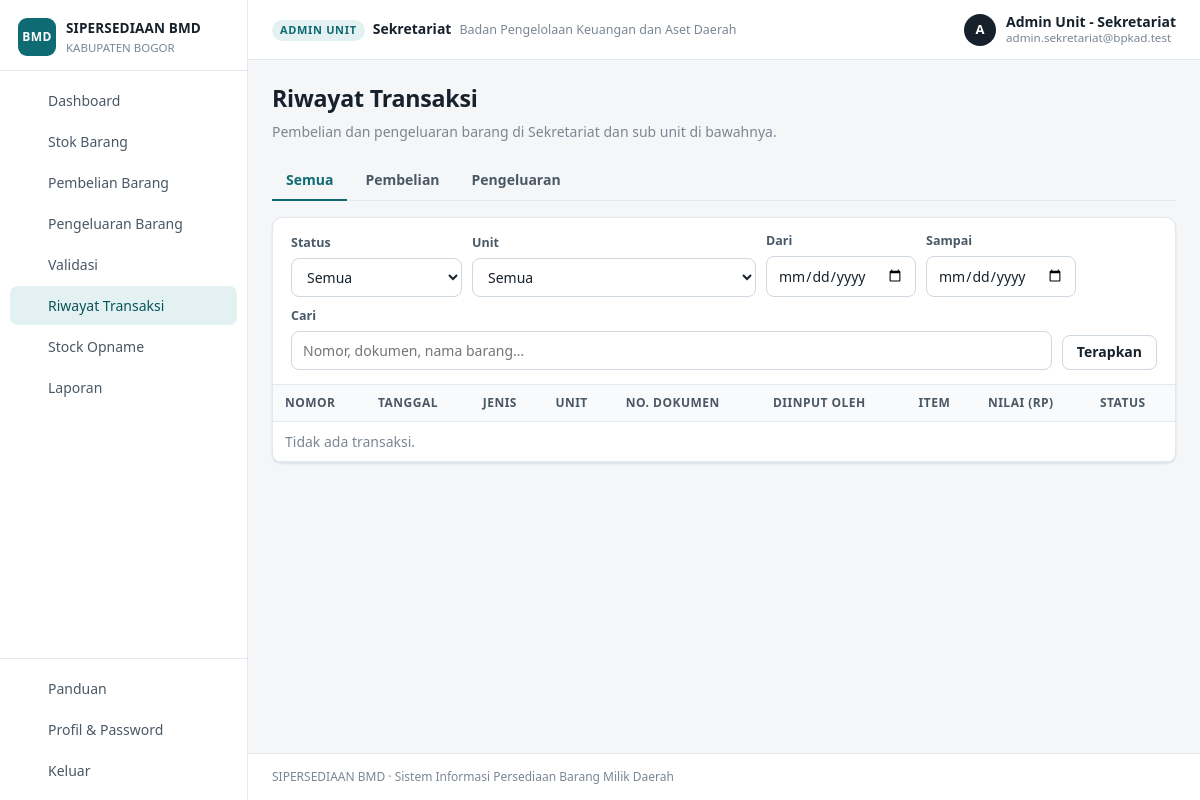
Screenshot of /index.php?page=transaksi (signed in) with the database file from the repository.
### tables this page shows
CREATE TABLE users (
  id          INT UNSIGNED NOT NULL AUTO_INCREMENT PRIMARY KEY,
  nama        VARCHAR(150) NOT NULL,
  nip         VARCHAR(30)  NULL,
  email       VARCHAR(150) NULL,
  password    VARCHAR(255) NULL,
  role        ENUM('superadmin','admin_skpd','admin','operator') NOT NULL,
  skpd_id     INT UNSIGNED NULL,
  unit_id     INT UNSIGNED NULL,
  slot        TINYINT UNSIGNED NOT NULL DEFAULT 1,
  is_active   TINYINT(1) NOT NULL DEFAULT 0,
  last_login  DATETIME NULL,
  created_at  DATETIME NOT NULL DEFAULT CURRENT_TIMESTAMP,
  updated_at  DATETIME NULL ON UPDATE CURRENT_TIMESTAMP,
  UNIQUE KEY uk_email (email),
  KEY idx_skpd (skpd_id),
  KEY idx_unit (unit_id),
  CONSTRAINT fk_user_skpd FOREIGN KEY (skpd_id) REFERENCES skpd(id)       ON DELETE CASCADE,
  CONSTRAINT fk_user_unit FOREIGN KEY (unit_id) REFERENCES unit_kerja(id) ON DELETE CASCADE
);

CREATE TABLE unit_kerja (
  id          INT UNSIGNED NOT NULL AUTO_INCREMENT PRIMARY KEY,
  skpd_id     INT UNSIGNED NOT NULL,
  parent_id   INT UNSIGNED NULL,
  level       ENUM('unit','subunit') NOT NULL,
  kode        VARCHAR(30)  NULL,
  nama        VARCHAR(200) NOT NULL,
  lokasi      VARCHAR(255) NULL,
  pic         VARCHAR(150) NULL,
  email       VARCHAR(150) NULL,
  telp        VARCHAR(50)  NULL,
  created_at  DATETIME NOT NULL DEFAULT CURRENT_TIMESTAMP,
  updated_at  DATETIME NULL ON UPDATE CURRENT_TIMESTAMP,
  KEY idx_skpd (skpd_id),
  KEY idx_parent (parent_id),
  CONSTRAINT fk_unit_skpd   FOREIGN KEY (skpd_id)   REFERENCES skpd(id)       ON DELETE CASCADE,
  CONSTRAINT fk_unit_parent FOREIGN KEY (parent_id) REFERENCES unit_kerja(id) ON DELETE CASCADE
);

### index.php (called while the page is built, shortened)
<?php
require_login();
$page = isset($_GET['page']) ? preg_replace('/[^a-z_]/', '', $_GET['page']) : 'dashboard';
require __DIR__ . '/pages/' . $page . '.php';

### core/helpers.php (called while the page is built, shortened)
<?php
function e($s)
{
    return htmlspecialchars((string)$s, ENT_QUOTES, 'UTF-8');
}
function url($page = 'dashboard', array $params = [])
{
    $params = array_merge(['page' => $page], $params);
    return 'index.php?' . http_build_query($params);
}
function input($key, $default = null)
{
    return $default;
}
function input_int($key, $default = 0)
{
    $v = input($key, null);
    return ($v === null || $v === '') ? $default : (int)$v;
}
function valid_date($d)
{
    $dt = DateTime::createFromFormat('Y-m-d', (string)$d);
    return $dt && $dt->format('Y-m-d') === $d;
}
function setting($key, $default = '')
{
    static $cache = null;
    if ($cache === null) {
        $cache = [];
        foreach (rows('SELECT kunci, nilai FROM pengaturan') as $r) $cache[$r['kunci']] = $r['nilai'];
    }
    return (isset($cache[$key]) && $cache[$key] !== '') ? $cache[$key] : $default;
}
function role_label($role, $unitLevel = null)
{
    switch ($role) {
        case 'admin': return $unitLevel === 'subunit' ? 'Admin Sub Unit' : 'Admin Unit';
    }
    return $role;
}
function paginate($total, $perPage = 25)
{
    $page = max(1, input_int('hal', 1));
    $pages = max(1, (int)ceil($total / $perPage));
    $page = min($page, $pages);
    return ['page' => $page, 'pages' => $pages, 'offset' => ($page - 1) * $perPage, 'limit' => $perPage, 'total' => $total];
}

### core/db.php (called while the page is built, shortened)
<?php
function db()
{
    static $conn = null;
    if ($conn === null) {
        try {
            $conn = new mysqli(DB_HOST, DB_USER, DB_PASS, DB_NAME, (int)DB_PORT);
            $conn->set_charset('utf8mb4');
            $conn->query("SET time_zone = '+07:00'");
        } catch (mysqli_sql_exception $e) {
            http_response_code(500);
            echo '<div style="font-family:sans-serif;max-width:640px;margin:60px auto;padding:24px;border:1px solid #f1c0c0;border-radius:8px;background:#fff7f7">'
                . '<h2 style="margin-top:0;color:#b42318">Koneksi database gagal</h2>'
                . '<p>Periksa pengaturan <code>DB_HOST</code>, <code>DB_USER</code>, <code>DB_PASS</code>, <code>DB_NAME</code> pada file <code>config.php</code> '
                . 'dan pastikan database sudah diimpor dari folder <code>database/</code>.</p>'
                . (APP_DEBUG ? '<pre style="white-space:pre-wrap">' . htmlspecialchars($e->getMessage()) . '</pre>' : '')
                . '</div>';
            exit;
        }
    }
    return $conn;
}
function q($sql, array $params = [])
{
    $stmt = db()->prepare($sql);
    if ($params) {
        $types = '';
        $vals = [];
        foreach ($params as $p) {
            if (is_int($p) || is_bool($p)) { $types .= 'i'; $vals[] = (int)$p; }
            elseif (is_float($p)) { $types .= 'd'; $vals[] = $p; }
            elseif ($p === null) { $types .= 's'; $vals[] = null; }
            else { $types .= 's'; $vals[] = (string)$p; }
        }
        $refs = [];
        foreach ($vals as $k => $v) { $refs[$k] = &$vals[$k]; }
        array_unshift($refs, $types);
        call_user_func_array([$stmt, 'bind_param'], $refs);
    }
    $stmt->execute();
    return $stmt;
}
function rows($sql, array $params = [])
{
    $stmt = q($sql, $params);
    $res = $stmt->get_result();
    $out = $res ? $res->fetch_all(MYSQLI_ASSOC) : [];
    return $out;
}
function row($sql, array $params = [])
{
    $r = rows($sql, $params);
    return $r ? $r[0] : null;
}
function val($sql, array $params = [])
{
    $r = row($sql, $params);
    return $r ? reset($r) : null;
}
function in_ph(array $arr)
{
    return implode(',', array_fill(0, max(1, count($arr)), '?'));
}

### core/auth.php (called while the page is built, shortened)
<?php
function user()
{
    static $u = false;
    if ($u !== false) return $u;
    $u = null;
    if (!empty($_SESSION['uid'])) {
        $u = row('SELECT u.*, uk.level AS unit_level, uk.nama AS unit_nama, uk.parent_id AS unit_parent_id,
                         COALESCE(s1.nama, s2.nama) AS skpd_nama, COALESCE(u.skpd_id, uk.skpd_id) AS skpd_ref
                  FROM users u
                  LEFT JOIN unit_kerja uk ON uk.id = u.unit_id
                  LEFT JOIN skpd s1 ON s1.id = u.skpd_id
                  LEFT JOIN skpd s2 ON s2.id = uk.skpd_id
                  WHERE u.id = ? AND (u.is_active = 1 OR ?)', [(int)$_SESSION['uid'], impersonator_id() ? 1 : 0]);
        if ($u) {
            $u['id'] = (int)$u['id'];
            $u['unit_id'] = $u['unit_id'] ? (int)$u['unit_id'] : null;
            $u['skpd_id'] = $u['skpd_ref'] ? (int)$u['skpd_ref'] : null;
        } else {
            unset($_SESSION['uid']);
        }
    }
    return $u;
}
function require_login()
{
    if (!user()) {
        if (is_ajax()) json_out(['ok' => false, 'msg' => 'Sesi berakhir, silakan login kembali.'], 401);
        redirect('login.php');
    }
}
function has_role(...$roles)
{
    $u = user();
    return $u && in_array($u['role'], $roles, true);
}
function unit_scope_ids($u = null)
{
    $u = $u ?: user();
    $ids = [(int)$u['unit_id']];
    if ($u['unit_level'] === 'unit') {
        foreach (rows('SELECT id FROM unit_kerja WHERE parent_id = ?', [(int)$u['unit_id']]) as $r) $ids[] = (int)$r['id'];
    }
    return $ids;
}
function unit_scope_list($u = null)
{
    $ids = unit_scope_ids($u);
    return rows('SELECT id, nama, level, parent_id FROM unit_kerja WHERE id IN (' . in_ph($ids) . ') ORDER BY level, nama', $ids);
}
function impersonator_id()
{
    return (int)($_SESSION['impersonator'] ?? 0);
}

### pages/transaksi.php (the view, shortened to what this page needs)
<?php
$u = user();
$scopeList = unit_scope_list($u);
$scopeIds = array_map('intval', array_column($scopeList, 'id'));
$jenis = in_array(input('jenis'), ['masuk', 'keluar'], true) ? input('jenis') : '';
$status = in_array(input('status'), ['menunggu', 'disetujui', 'ditolak'], true) ? input('status') : '';
$unitF = input_int('unit');
$dari = valid_date((string)input('dari', '')) ? input('dari') : '';
$sampai = valid_date((string)input('sampai', '')) ? input('sampai') : '';
$q = trim((string)input('q', ''));
$where = ["t.status<>'draft'", 't.unit_id IN (' . in_ph($scopeIds) . ')'];
$params = $scopeIds;
$w = implode(' AND ', $where);
$total = (int)val("SELECT COUNT(*) FROM transaksi t WHERE $w", $params);
$pg = paginate($total, 25);
$list = rows("SELECT t.*, uk.nama AS unit_nama, us.nama AS pembuat, us.role AS pembuat_role,
                (SELECT COUNT(*) FROM transaksi_detail WHERE transaksi_id=t.id) n,
                (SELECT COALESCE(SUM(nilai),0) FROM transaksi_detail WHERE transaksi_id=t.id) total
              FROM transaksi t JOIN unit_kerja uk ON uk.id=t.unit_id JOIN users us ON us.id=t.created_by
              WHERE $w ORDER BY t.tanggal DESC, t.id DESC LIMIT {$pg['limit']} OFFSET {$pg['offset']}", $params);
include BASE_PATH . '/views/header.php';
?>
<div class="page-head">
  <div><h1>Riwayat Transaksi</h1><p>Pembelian dan pengeluaran barang di <?= e($u['unit_nama']) ?><?= count($scopeIds) > 1 ? ' dan sub unit di bawahnya' : '' ?>.</p></div>
</div>
<div class="tabs">
  <?php foreach (['' => 'Semua', 'masuk' => 'Pembelian', 'keluar' => 'Pengeluaran'] as $k => $v): ?>
    <a class="<?= $jenis === $k ? 'active' : '' ?>" href="<?= e(url('transaksi', array_filter(['jenis' => $k, 'status' => $status]))) ?>"><?= $v ?></a>
  <?php endforeach; ?>
</div>
<div class="card">
  <div class="card-head">
    <form class="filters" method="get">
      <div class="field"><label>Status</label><select name="status"><option value="">Semua</option>
        </select></div>
      <?php if (count($scopeList) > 1): ?>
      <div class="field"><label>Unit</label><select name="unit"><option value="">Semua</option>
        <?php foreach ($scopeList as $s): ?><option value="<?= (int)$s['id'] ?>" <?= (int)$s['id'] === $unitF ? 'selected' : '' ?>><?= e($s['nama']) ?></option><?php endforeach; ?></select></div>
      <?php endif; ?>
      <div class="field" style="min-width:140px"><label>Dari</label><input type="date" name="dari" value="<?= e($dari) ?>"></div>
      <div class="field" style="min-width:140px"><label>Sampai</label><input type="date" name="sampai" value="<?= e($sampai) ?>"></div>
      <div class="field grow"><label>Cari</label><input type="search" name="q" value="<?= e($q) ?>" placeholder="Nomor, dokumen, nama barang…"></div>
      <button class="btn btn-light" type="submit">Terapkan</button>
    </form>
  </div>
  <div class="card-body tight table-wrap">
    <table class="tbl">
      <thead><tr><th>Nomor</th><th>Tanggal</th><th>Jenis</th><th>Unit</th><th>No. Dokumen</th><th>Diinput oleh</th><th class="num">Item</th><th class="num">Nilai (Rp)</th><th>Status</th></tr></thead>
      <tbody>
      <?php if (!$list): ?><tr><td colspan="9" class="empty">Tidak ada transaksi.</td></tr><?php endif; ?>
      </tbody>
    </table>
  </div>
</div>
<?php include BASE_PATH . '/views/footer.php'; ?>

### views/header.php (shortened to what this page needs)
<?php
$u = user();
$curPage = $_GET['page'] ?? 'dashboard';
function icon($n)
{
    return '<svg class="ic" viewBox="0 0 24 24" fill="none" stroke="currentColor" stroke-width="1.8" stroke-linecap="round" stroke-linejoin="round" aria-hidden="true">' . ($p[$n] ?? '') . '</svg>';
}
$menu = [];
$menu[] = ['dashboard', 'Dashboard', 'home'];
if ($u['role'] === 'superadmin') {
    $menu[] = ['skpd', 'SKPD & Akun Admin', 'building'];
    $menu[] = ['unit', 'Unit & Sub Unit', 'tree'];
    $menu[] = ['kode', 'Master Kode Barang', 'code'];
    $menu[] = ['stock_opname', 'Stock Opname', 'lock'];
    $menu[] = ['laporan', 'Laporan', 'report'];
    $menu[] = ['pengguna', 'Pengguna & Login As', 'users'];
    $menu[] = ['pengaturan', 'Pengaturan', 'gear'];
    $menu[] = ['log', 'Log Aktivitas', 'list'];
} elseif ($u['role'] === 'admin_skpd') {
    $menu[] = ['unit', 'Unit & Sub Unit', 'tree'];
    $menu[] = ['stock_opname', 'Stock Opname', 'lock'];
    $menu[] = ['laporan', 'Laporan', 'report'];
} else {
    $menu[] = ['stok', 'Stok Barang', 'box'];
    $menu[] = ['pembelian', 'Pembelian Barang', 'in'];
    $menu[] = ['pengeluaran', 'Pengeluaran Barang', 'out'];
    if ($u['role'] === 'admin') {
        $nPending = (int)val("SELECT COUNT(*) FROM transaksi WHERE status='menunggu' AND unit_id IN (" . in_ph(unit_scope_ids($u)) . ")", unit_scope_ids($u));
        $menu[] = ['validasi', 'Validasi', 'check', $nPending];
    }
    $menu[] = ['transaksi', 'Riwayat Transaksi', 'list'];
    $menu[] = ['stock_opname', 'Stock Opname', 'lock'];
    if ($u['role'] === 'admin') $menu[] = ['laporan', 'Laporan', 'report'];
}
$activeMap = ['rincian' => 'dashboard', 'skpd_form' => 'skpd', 'unit_form' => 'unit', 'akun' => ($u['role'] === 'superadmin' ? 'skpd' : 'unit'), 'kartu' => 'stok', 'transaksi_detail' => 'transaksi', 'kode_import' => 'kode'];
$active = $activeMap[$curPage] ?? $curPage;
$scopeLabel = $u['role'] === 'superadmin' ? 'Seluruh SKPD' : ($u['role'] === 'admin_skpd' ? $u['skpd_nama'] : $u['unit_nama']);
?><!doctype html>
<html lang="id">
<head>
<link rel="stylesheet" href="assets/app.css?v=4">
</head>
<body>
<div class="layout">
  <aside class="sidebar" id="sidebar">
    <div class="brand">
      <div class="brand-mark">BMD</div>
      <div>
        <div class="brand-name"><?= e(APP_NAME) ?></div>
        <div class="brand-sub"><?= e(setting('nama_pemda', 'Pemerintah Daerah')) ?></div>
      </div>
    </div>
    <nav class="nav">
      <?php foreach ($menu as $m): ?>
        <a href="<?= e(url($m[0])) ?>" class="<?= $active === $m[0] ? 'active' : '' ?>">
          <?= icon($m[2]) ?><span><?= e($m[1]) ?></span>
        </a>
      <?php endforeach; ?>
    </nav>
    <div class="nav nav-bottom">
      <a href="<?= e(url('panduan')) ?>" class="<?= $active === 'panduan' ? 'active' : '' ?>"><?= icon('help') ?><span>Panduan</span></a>
      <a href="<?= e(url('profil')) ?>" class="<?= $active === 'profil' ? 'active' : '' ?>"><?= icon('user') ?><span>Profil &amp; Password</span></a>
      <a href="logout.php"><?= icon('logout') ?><span>Keluar</span></a>
    </div>
  </aside>
  <div class="main">
    <header class="topbar">
      <div class="scope">
        <span class="scope-label"><?= e(role_label($u['role'], $u['unit_level'])) ?></span>
        <span class="scope-name"><?= e($scopeLabel) ?></span>
        <?php if ($u['role'] !== 'superadmin' && $u['role'] !== 'admin_skpd'): ?><span class="scope-skpd"><?= e($u['skpd_nama']) ?></span><?php endif; ?>
      </div>
      <div class="who">
        <div class="avatar"><?= e(mb_strtoupper(mb_substr($u['nama'], 0, 1))) ?></div>
        <div class="who-text"><b><?= e($u['nama']) ?></b><small><?= e($u['email']) ?></small></div>
      </div>
    </header>
    <main class="content">

### rows the page displays
users: role.level "ADMIN UNIT", unit.nama "Sekretariat", nama "A", nama "Admin Unit - Sekretariat", email "admin.sekretariat@bpkad.test"

### other values shown
APP_NAME "SIPERSEDIAAN BMD"
setting('nama_pemda', 'Pemerintah Daerah') "KABUPATEN BOGOR"
$m[1] "Dashboard"
$m[1] "Stok Barang"
$m[1] "Pembelian Barang"
$m[1] "Pengeluaran Barang"
$m[1] "Validasi"
$m[1] "Riwayat Transaksi"
$m[1] "Stock Opname"
$m[1] "Laporan"
$u['skpd_nama'] "Badan Pengelolaan Keuangan dan Aset Daerah"
$v "Semua"
$v "Pembelian"
$v "Pengeluaran"
APP_DESC "Sistem Informasi Persediaan Barang Milik Daerah"
